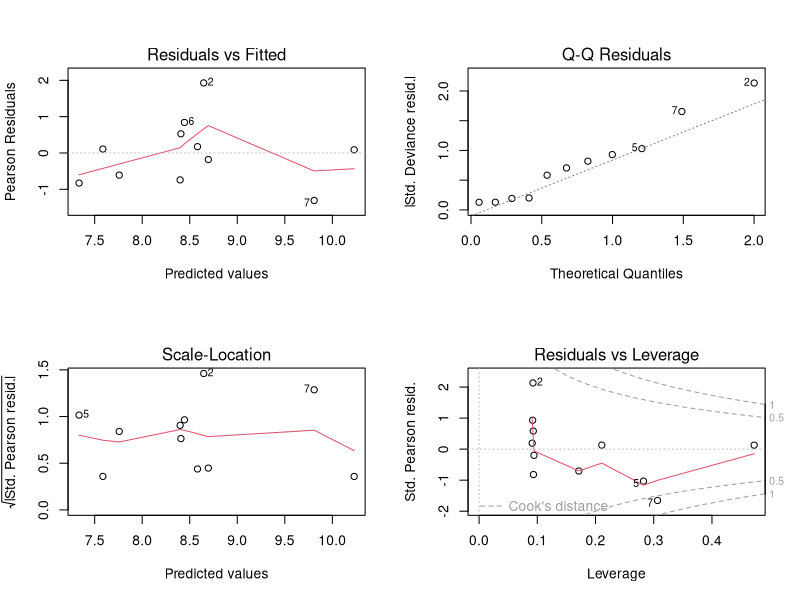
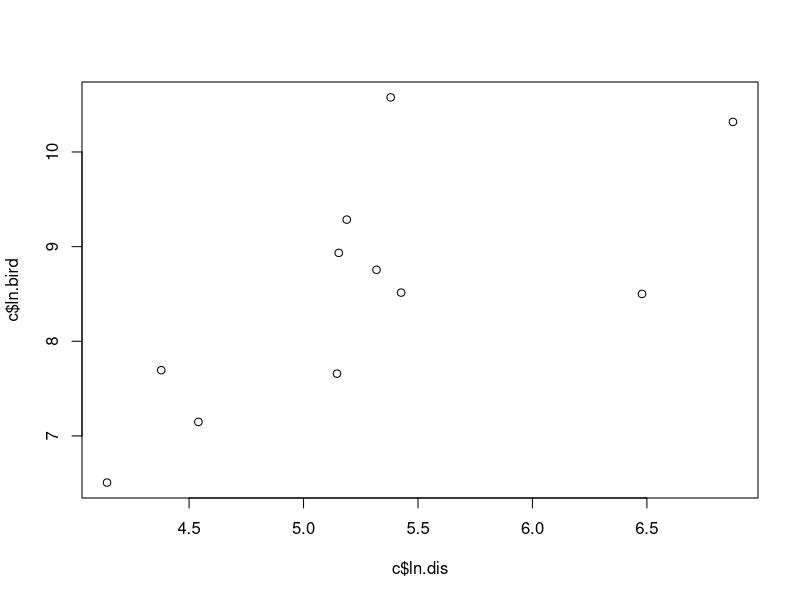

The R script that drew these images, in order: (Note: this script raises an error after producing the figures.)
## ---- chunk 1
knitr::opts_chunk$set(echo = TRUE)
knitr::opts_knit$set(root.dir = 'C:/Users/danal/OneDrive - UNSW/Desktop/Honours_UNSW/Assessment/cumbung_assessment')
## ---- chunk 2
library(tidyverse)
library(readxl)
library(viridis)
library(ggeffects)
library(ggpubr)

c <- read_excel("raw/waterbird_trends.xlsx", "cumbung") %>% 
  mutate(ln.dis = log(Discharge),
         ln.bird = log(Waterbirds))
b <- read_excel("raw/waterbird_trends.xlsx", "booligal") %>% 
  mutate(ln.dis = log(Discharge),
         ln.bird = log(Waterbirds))
g <- read_excel("raw/waterbird_trends.xlsx", "gwydir") %>% 
  mutate(ln.dis = log(Discharge),
         ln.bird = log(Waterbirds))
m <- read_excel("raw/waterbird_trends.xlsx", "macquarie") %>% 
  mutate(ln.dis = log(Discharge),
         ln.bird = log(Waterbirds))
r <- read_excel("raw/waterbird_trends.xlsx", "riverland") %>% 
  mutate(ln.dis = log(Discharge),
         ln.bird = log(Waterbirds))
y <- read_excel("raw/waterbird_trends.xlsx", "yantabulla") %>% 
  mutate(ln.dis = log(Discharge),
         ln.bird = log(Waterbirds))
p <- read_excel("raw/waterbird_trends.xlsx", "paroo") %>% 
  mutate(ln.dis = log(Discharge),
         ln.bird = log(Waterbirds))
h <- read_excel("raw/waterbird_trends.xlsx", "hattah") %>% 
  mutate(ln.dis = log(Discharge),
         ln.bird = log(Waterbirds))
l <- read_excel("raw/waterbird_trends.xlsx", "lowbidgee") %>% 
  mutate(ln.dis = log(Discharge),
         ln.bird = log(Waterbirds))
## ---- chunk 3
birdplot <- function(predict_data, title){
  plot(predict_data, facet = FALSE, colors = "hero", ci = T, dot.alpha = 1, dot.size = 5, add.data = TRUE, jitter = 0, show.y.title = T, show.title = FALSE) + 
  labs(x="",y="",title=title) +
  theme_bw() +
  geom_line(size = 1.2) +
  theme(text = element_text(size = 32), # change font size
        axis.text = element_text(size = 28),
        panel.grid.major = element_blank(), # remove grid lines
        panel.grid.minor = element_blank(),
        plot.title = element_text(hjust = 0.5)) # centre title
}
## ---- chunk 4
# generalised linear model
M1 <- glm(ln.bird ~ ln.dis, data=c)
summary(M1)
cor.test(c$ln.bird, c$ln.dis)
# p = 0.0179

# check assumptions
par(mfrow = c(2, 2))
plot(M1) # top left equal variances, top right normality 
par(mfrow = c(1, 1))
plot(c$ln.dis,c$ln.bird) # linear relationship
# assumptions ok

# predict
ggemmeans.Inun <- ggemmeans(M1, terms = c("ln.dis[all]"))

cplot <- birdplot(ggemmeans.Inun, "Great Cumbung Swamp*")
cplot
## ---- chunk 5
# generalised linear model
M1 <- glm(ln.bird ~ ln.dis, data=b)
summary(M1)
cor.test(b$ln.bird, b$ln.dis)
# p = 0.0142

# check assumptions
par(mfrow = c(2, 2))
plot(M1) # top left equal variances, top right normality 
par(mfrow = c(1, 1))
plot(b$ln.dis, b$ln.bird) # linear relationship
# assumptions ok, one outlier (2010 = 389000 waterbirds)

# predict
ggemmeans.Inun <- ggemmeans(M1, terms = c("ln.dis[all]"))

bplot <- birdplot(ggemmeans.Inun, "Booligal Wetlands*")
bplot
## ---- chunk 6
# generalised linear model
M1 <- glm(ln.bird ~ ln.dis, data=g)
summary(M1)
cor.test(g$ln.bird, g$ln.dis)
# p = 0.1766

# check assumptions
par(mfrow = c(2, 2))
plot(M1) # top left equal variances, top right normality 
par(mfrow = c(1, 1))
plot(g$ln.dis, g$ln.bird) # linear relationship
# assumptions seem ok

# predict
ggemmeans.Inun <- ggemmeans(M1, terms = c("ln.dis[all]"))

gplot <- birdplot(ggemmeans.Inun, "Gwydir Wetlands")
gplot
## ---- chunk 7
# generalised linear model
M1 <- glm(ln.bird ~ ln.dis, data=h)
summary(M1)
cor.test(h$ln.bird, h$ln.dis)
# p = 0.1633

# check assumptions
par(mfrow = c(2, 2))
plot(M1) # top left equal variances, top right normality 
par(mfrow = c(1, 1))
plot(h$ln.dis,h$ln.bird) # linear relationship
# Assumtions seem ok

# predict
ggemmeans.Inun <- ggemmeans(M1, terms = c("ln.dis[all]"))

hplot <- birdplot(ggemmeans.Inun, "Hattah Lakes")
hplot
## ---- chunk 8
# generalised linear model
M1 <- glm(ln.bird ~ ln.dis, data=l)
summary(M1)
cor.test(l$ln.bird, l$ln.dis)
# p = 0.0233

# check assumptions
par(mfrow = c(2, 2))
plot(M1) # top left equal variances, top right normality 
par(mfrow = c(1, 1))
plot(l$ln.dis,l$ln.bird) # linear relationship
# assumptions seem ok

# predict
ggemmeans.Inun <- ggemmeans(M1, terms = c("ln.dis[all]"))

lplot <- birdplot(ggemmeans.Inun, "Lowbidgee Wetlands*")
lplot
## ---- chunk 9
# generalised linear model
M1 <- glm(ln.bird ~ ln.dis, data=m)
summary(M1)
cor.test(m$ln.bird, m$ln.dis)
# p = 0.000366

# check assumptions
par(mfrow = c(2, 2))
plot(M1) # top left equal variances, top right normality 
par(mfrow = c(1, 1))
plot(m$ln.dis,m$ln.bird) # linear relationship
# assumptions OK

# predict
ggemmeans.Inun <- ggemmeans(M1, terms = c("ln.dis[all]"))

mplot <- birdplot(ggemmeans.Inun, "Macquarie Marshes*")
mplot
## ---- chunk 10
# generalised linear model
M1 <- glm(ln.bird ~ ln.dis, data=p)
summary(M1)
cor.test(p$ln.bird, p$ln.dis)
# p = 0.66976

# check assumptions
par(mfrow = c(2, 2))
plot(M1) # top left equal variances, top right normality 
par(mfrow = c(1, 1))
plot(p$ln.dis, p$ln.bird) # linear relationship
# assumptions OK

# predict
ggemmeans.Inun <- ggemmeans(M1, terms = c("ln.dis[all]"))

pplot <- birdplot(ggemmeans.Inun, "Paroo Overflow Swamps")
pplot
## ---- chunk 11
# generalised linear model
M1 <- glm(ln.bird ~ ln.dis, data=r)
summary(M1)
cor.test(r$ln.bird, r$ln.dis)
# p = 0.348

# check assumptions
par(mfrow = c(2, 2))
plot(M1) # top left equal variances, top right normality 
par(mfrow = c(1, 1))
plot(r$ln.dis,r$ln.bird) # linear relationship
# assumptions ok

# predict
ggemmeans.Inun <- ggemmeans(M1, terms = c("ln.dis[all]"))

rplot <- birdplot(ggemmeans.Inun, "Murray Riverland Wetlands") +
  theme(title = element_text(size = 28)) # decrease title size for Murray Riverland
rplot
## ---- chunk 12
# generalised linear model
M1 <- glm(ln.bird ~ ln.dis, data=y)
summary(M1)
cor.test(y$ln.bird, y$ln.dis)
# p = 0.168, but only 4 data points

# check assumptions
par(mfrow = c(2, 2))
plot(M1) # top left equal variances, top right normality 
par(mfrow = c(1, 1))
plot(y$ln.dis, y$ln.bird) # linear relationship
# assumptions ok

# predict
ggemmeans.Inun <- ggemmeans(M1, terms = c("ln.dis[all]"))

yplot <- birdplot(ggemmeans.Inun, "Yantabulla Swamps")
yplot
## ---- chunk 13
# export at 2100 x 2700 

bird <- ggarrange(cplot, bplot, lplot, mplot, gplot, yplot, pplot, rplot, hplot,
          #labels = c("A*", "B*", "C*", "D*", "E", "F", "G", "H", "I"),
          ncol = 3, nrow = 3,
          #hjust = -0.5, # moves plot labels right
          font.label = list(size = 40))

annotate_figure(bird, bottom = text_grob("Discharge (log-transformed)",  size = 60, just = "bottom"), left = text_grob("Waterbird abundance (log-transformed)", size = 60, rot = 90)) # rotate 90 degrees
# just = "bottom" helps text not be cut off
